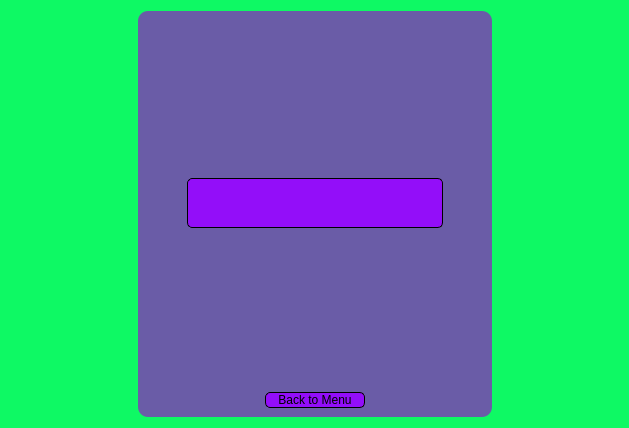
<?xml version="1.0" encoding="UTF-8"?>
<ui version="4.0">
 <class>endscreen</class>
 <widget class="QDialog" name="endscreen">
  <property name="geometry">
   <rect>
    <x>0</x>
    <y>0</y>
    <width>629</width>
    <height>428</height>
   </rect>
  </property>
  <property name="windowTitle">
   <string>Dialog</string>
  </property>
  <property name="styleSheet">
   <string notr="true">QDialog{

background-color:rgba(14, 249, 100)

}</string>
  </property>
  <layout class="QHBoxLayout" name="horizontalLayout_4">
   <item>
    <spacer name="horizontalSpacer_3">
     <property name="orientation">
      <enum>Qt::Horizontal</enum>
     </property>
     <property name="sizeHint" stdset="0">
      <size>
       <width>40</width>
       <height>20</height>
      </size>
     </property>
    </spacer>
   </item>
   <item>
    <widget class="QWidget" name="widget" native="true">
     <property name="styleSheet">
      <string notr="true">QWidget{
  background-color: rgba(151,14,201,170);
  border-radius: 10px;
}

QPushButton{
 border-radius: 5px;
border: 1px solid black;
background-color: rgba(147,14,249);
color: black;
}

QPushButton:hover{
	background-color: black;
color: white;
}

QTextEdit{
border-radius: 5px;
border: 1px solid black;
background-color: rgba(147,14,249);
color: black;
}

QPlainTextEdit{
border-radius: 5px;
border: 1px solid black;
background-color: rgba(147,14,249);
color: black;
}

</string>
     </property>
     <layout class="QVBoxLayout" name="verticalLayout">
      <item>
       <layout class="QHBoxLayout" name="horizontalLayout">
        <item>
         <spacer name="horizontalSpacer_2">
          <property name="orientation">
           <enum>Qt::Horizontal</enum>
          </property>
          <property name="sizeHint" stdset="0">
           <size>
            <width>40</width>
            <height>20</height>
           </size>
          </property>
         </spacer>
        </item>
        <item>
         <layout class="QVBoxLayout" name="verticalLayout_2">
          <item>
           <spacer name="verticalSpacer">
            <property name="orientation">
             <enum>Qt::Vertical</enum>
            </property>
            <property name="sizeHint" stdset="0">
             <size>
              <width>20</width>
              <height>40</height>
             </size>
            </property>
           </spacer>
          </item>
          <item>
           <widget class="QTextEdit" name="te_endscore">
            <property name="sizePolicy">
             <sizepolicy hsizetype="Expanding" vsizetype="Fixed">
              <horstretch>0</horstretch>
              <verstretch>0</verstretch>
             </sizepolicy>
            </property>
            <property name="minimumSize">
             <size>
              <width>50</width>
              <height>50</height>
             </size>
            </property>
            <property name="maximumSize">
             <size>
              <width>500</width>
              <height>50</height>
             </size>
            </property>
            <property name="font">
             <font>
              <pointsize>22</pointsize>
             </font>
            </property>
            <property name="frameShape">
             <enum>QFrame::NoFrame</enum>
            </property>
            <property name="frameShadow">
             <enum>QFrame::Sunken</enum>
            </property>
            <property name="readOnly">
             <bool>true</bool>
            </property>
           </widget>
          </item>
          <item>
           <spacer name="verticalSpacer_2">
            <property name="orientation">
             <enum>Qt::Vertical</enum>
            </property>
            <property name="sizeHint" stdset="0">
             <size>
              <width>20</width>
              <height>40</height>
             </size>
            </property>
           </spacer>
          </item>
          <item>
           <layout class="QHBoxLayout" name="horizontalLayout_3">
            <item>
             <widget class="QPushButton" name="btn_back">
              <property name="sizePolicy">
               <sizepolicy hsizetype="Maximum" vsizetype="Maximum">
                <horstretch>0</horstretch>
                <verstretch>0</verstretch>
               </sizepolicy>
              </property>
              <property name="minimumSize">
               <size>
                <width>50</width>
                <height>0</height>
               </size>
              </property>
              <property name="maximumSize">
               <size>
                <width>100</width>
                <height>500</height>
               </size>
              </property>
              <property name="text">
               <string>Back to Menu</string>
              </property>
             </widget>
            </item>
           </layout>
          </item>
         </layout>
        </item>
        <item>
         <spacer name="horizontalSpacer">
          <property name="orientation">
           <enum>Qt::Horizontal</enum>
          </property>
          <property name="sizeHint" stdset="0">
           <size>
            <width>40</width>
            <height>20</height>
           </size>
          </property>
         </spacer>
        </item>
       </layout>
      </item>
     </layout>
    </widget>
   </item>
   <item>
    <spacer name="horizontalSpacer_4">
     <property name="orientation">
      <enum>Qt::Horizontal</enum>
     </property>
     <property name="sizeHint" stdset="0">
      <size>
       <width>40</width>
       <height>20</height>
      </size>
     </property>
    </spacer>
   </item>
  </layout>
 </widget>
 <resources/>
 <connections/>
</ui>
